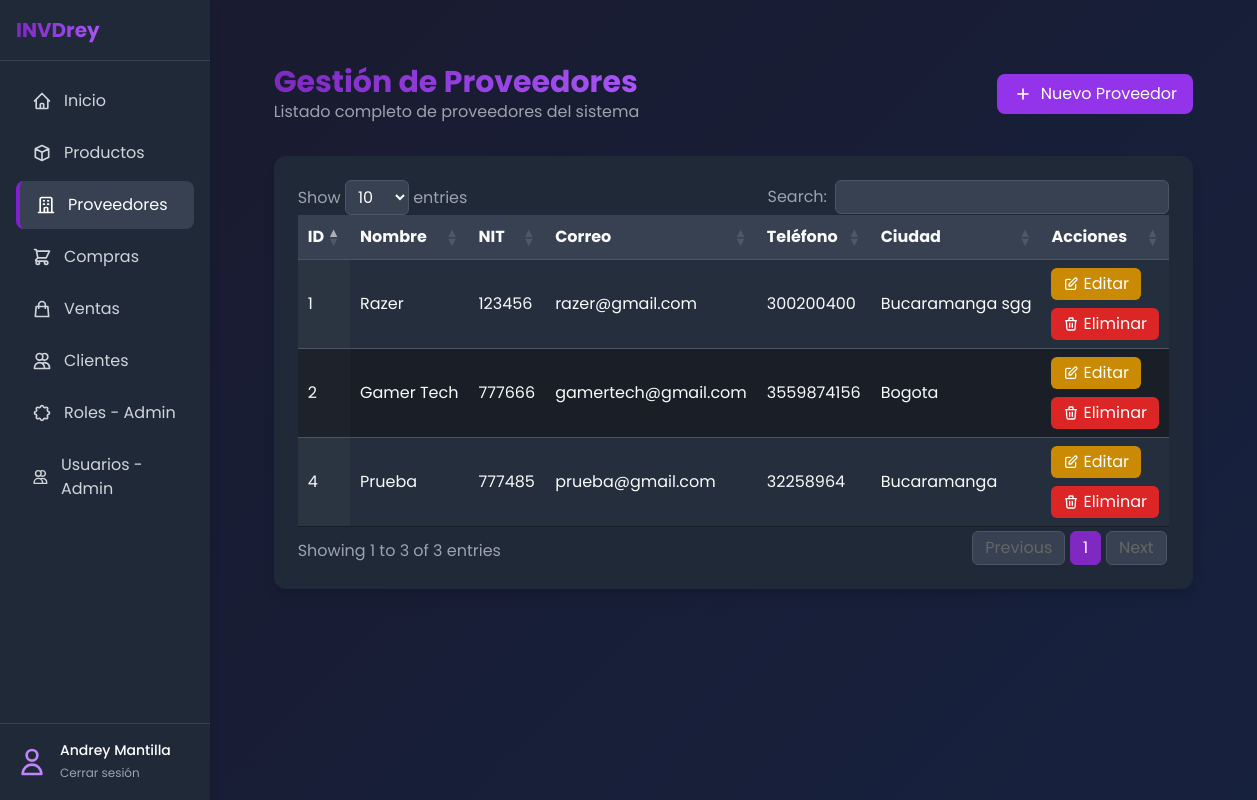
Page /Proveedores/proveedores_READ.php (signed in) on the committed database.
### tables this page shows
CREATE TABLE `proveedores` (
  `id` int(11) NOT NULL,
  `nombre` varchar(200) NOT NULL,
  `NIT` varchar(100) NOT NULL,
  `correo` varchar(100) NOT NULL,
  `telefono` varchar(100) DEFAULT NULL,
  `ciudad` varchar(100) NOT NULL,
  `estado` tinyint(4) NOT NULL DEFAULT 1
);

### Proveedores/proveedores_READ.php (the view, shortened to what this page needs)
<?php
include '../conexion.php';
$id_rol = $_SESSION['id_rol'];
$sql = "SELECT * FROM proveedores WHERE estado = 1";
$stmt = $conn->prepare($sql);
$stmt->execute();
$result = $stmt->get_result();
?>
<!DOCTYPE html>
<html lang="es" class="dark">
<head>
    <script src="https://cdn.tailwindcss.com"></script>
    <link rel="stylesheet" href="https://cdn.datatables.net/1.11.5/css/jquery.dataTables.min.css">
    <link rel="stylesheet" href="https://cdn.datatables.net/responsive/2.4.1/css/responsive.dataTables.min.css">
    <link rel="stylesheet" href="../styles/Styles.css">
    <link rel="stylesheet" href="../styles/Datatable.css">
    <link rel="stylesheet" href="../styles/Sidebar.css">
</head>
<body class="min-h-screen text-gray-100 bg-gray-900">
    <div class="flex h-screen">
        <div class="sidebar w-64 bg-gray-800 shadow-lg flex flex-col">
            <div class="p-4 border-b border-gray-700">
                <div class="flex items-center space-x-2">
                    <span class="text-xl font-bold gradient-text">INVDrey</span>
                </div>
            </div>
            <div class="flex-1 overflow-y-auto py-4">
                <nav class="space-y-1 px-4">
                    <a href="../inicio.php" class="sidebar-link flex items-center px-4 py-3 text-gray-300 hover:text-white hover:bg-gray-700 rounded-lg">
                        Inicio
                    </a>
                    <a href="../productos/productos_READ.php" class="sidebar-link flex items-center px-4 py-3 text-gray-300 hover:text-white hover:bg-gray-700 rounded-lg">
                        <svg xmlns="http://www.w3.org/2000/svg" class="h-5 w-5 mr-3" fill="none" viewBox="0 0 24 24" stroke="currentColor">
                            <path stroke-linecap="round" stroke-linejoin="round" stroke-width="2" d="M20 7l-8-4-8 4m16 0l-8 4m8-4v10l-8 4m0-10L4 7m8 4v10M4 7v10l8 4" />
                        </svg>
                        Productos
                    </a>
                    <a href="../proveedores/proveedores_READ.php" class="sidebar-link flex items-center px-4 py-3 text-white bg-gray-700 rounded-lg active-link">
                        Proveedores
                    </a>
                    <a href="../Compras/compras_READ.php" class="sidebar-link flex items-center px-4 py-3 text-gray-300 hover:text-white hover:bg-gray-700 rounded-lg">
                        Compras
                    </a>
                    <a href="../ventas/ventas_READ.php" class="sidebar-link flex items-center px-4 py-3 text-gray-300 hover:text-white hover:bg-gray-700 rounded-lg">
                        <svg xmlns="http://www.w3.org/2000/svg" class="h-5 w-5 mr-3" fill="none" viewBox="0 0 24 24" stroke="currentColor">
                            <path stroke-linecap="round" stroke-linejoin="round" stroke-width="2" d="M16 11V7a4 4 0 00-8 0v4M5 9h14l1 12H4L5 9z" />
                        </svg>
                        Ventas
                    </a>
                    <a href="../clientes/clientes_READ.php" class="sidebar-link flex items-center px-4 py-3 text-gray-300 hover:text-white hover:bg-gray-700 rounded-lg">
                        <svg xmlns="http://www.w3.org/2000/svg" class="h-5 w-5 mr-3" fill="none" viewBox="0 0 24 24" stroke="currentColor">
                            <path stroke-linecap="round" stroke-linejoin="round" stroke-width="2" d="M12 4.354a4 4 0 110 5.292M15 21H3v-1a6 6 0 0112 0v1zm0 0h6v-1a6 6 0 00-9-5.197M13 7a4 4 0 11-8 0 4 4 0 018 0z" />
                        </svg>
                        Clientes
                    </a>
                    <?php if ($id_rol == 1 || $id_rol == 2): ?>
                        <a href="../roles/roles_READ.php" class="sidebar-link flex items-center px-4 py-3 text-gray-300 hover:text-white hover:bg-gray-700 rounded-lg">
                        Roles - Admin
                    </a>
                    <?php endif; ?>
                     <?php if ($id_rol == 1 || $id_rol == 2): ?>
                        <a href="../Usuarios/usuarios_READ.php" class="sidebar-link flex items-center px-4 py-3 text-gray-300 hover:text-white hover:bg-gray-700 rounded-lg">
                        <svg xmlns="http://www.w3.org/2000/svg" class="h-5 w-5 mr-3" fill="none" viewBox="0 0 24 24" stroke="currentColor">
                            <path stroke-linecap="round" stroke-linejoin="round" stroke-width="2" d="M12 4.354a4 4 0 110 5.292M15 21H3v-1a6 6 0 0112 0v1zm0 0h6v-1a6 6 0 00-9-5.197M13 7a4 4 0 11-8 0 4 4 0 018 0z" />
                        </svg>
                        Usuarios - Admin
                    </a>
                    <?php endif; ?>
                </nav>
            </div>
            <div class="p-4 border-t border-gray-700">
                <div class="flex items-center space-x-3">
                    <div class="flex-shrink-0">
                        <svg xmlns="http://www.w3.org/2000/svg" class="h-8 w-8 text-purple-400" fill="none" viewBox="0 0 24 24" stroke="currentColor">
                            <path stroke-linecap="round" stroke-linejoin="round" stroke-width="2" d="M16 7a4 4 0 11-8 0 4 4 0 018 0zM12 14a7 7 0 00-7 7h14a7 7 0 00-7-7z" />
                        </svg>
                    </div>
                    <div>
                        <p class="text-sm font-medium text-white"><?php echo $_SESSION['usuario']; ?></p>
                        <a href="../logout.php" class="text-xs text-gray-400 hover:text-purple-400">Cerrar sesión</a>
                    </div>
                </div>
            </div>
        </div>
    <div class="max-w-7xl mx-auto px-4 sm:px-6 lg:px-8 py-8">
        <div class="max-w-7xl mx-auto px-4 sm:px-6 lg:px-8 py-8">
                <div class="flex flex-col sm:flex-row justify-between items-start sm:items-center mb-8 gap-4">
            <div>
                <h1 class="text-2xl sm:text-3xl font-bold gradient-text">Gestión de Proveedores</h1>
                <p class="text-gray-400">Listado completo de proveedores del sistema</p>
            </div>
            <?php if ($id_rol == 1 || $id_rol == 2 || $id_rol == 5): ?>
            <a href="proveedores_CREATE.php" class="btn-action flex items-center px-4 py-2 bg-purple-600 text-white rounded-lg hover:bg-purple-700 w-full sm:w-auto justify-center">
                <svg xmlns="http://www.w3.org/2000/svg" class="h-5 w-5 sm:mr-2" fill="none" viewBox="0 0 24 24" stroke="currentColor">
                    <path stroke-linecap="round" stroke-linejoin="round" stroke-width="2" d="M12 6v6m0 0v6m0-6h6m-6 0H6" />
                </svg>
                <span class="hidden sm:inline">Nuevo Proveedor</span>
            </a>
            <?php endif; ?>
        </div>
                        <div class="bg-gray-800 rounded-xl shadow-lg overflow-hidden">
                            <div class="p-4 sm:p-6">
                                <table id="proveedoresTable" class="w-full display responsive nowrap" style="width:100%">
                                    <thead class="bg-gray-700">
                                        <tr>
                                            <th>ID</th>
                                            <th>Nombre</th>
                                            <th>NIT</th>
                                            <th>Correo</th>
                                            <th>Teléfono</th>
                                            <th>Ciudad</th>
                                            <?php if ($id_rol == 1 || $id_rol == 2 || $id_rol == 5): ?>
                                            <th data-priority="1">Acciones</th>
                                            <?php endif; ?>
                                        </tr>
                                    </thead>
                                    <tbody>
                                        <?php while ($row = $result->fetch_assoc()): ?>
                                        <tr>
                                            <td><?php echo $row['id'] ?></td>
                                            <td><?php echo $row['nombre'] ?></td>
                                            <td><?php echo $row['NIT'] ?></td>
                                            <td><?php echo $row['correo'] ?></td>
                                            <td><?php echo $row['telefono'] ?></td>
                                            <td><?php echo $row['ciudad'] ?></td>
                                            <?php if ($id_rol == 1 || $id_rol == 2 || $id_rol == 5): ?>
                                            <td>
                                                <div class="flex flex-wrap gap-2">
                                                    <a href="proveedores_UPDATE.php?id=<?php echo $row['id']; ?>"
                                                    class="btn-action flex items-center px-3 py-1 bg-yellow-600 text-white rounded-md hover:bg-yellow-700 relative"
                                                    data-tooltip="Editar">
                                                        <svg xmlns="http://www.w3.org/2000/svg" class="h-4 w-4 sm:mr-1" fill="none" viewBox="0 0 24 24" stroke="currentColor">
                                                            <path stroke-linecap="round" stroke-linejoin="round" stroke-width="2" d="M11 5H6a2 2 0 00-2 2v11a2 2 0 002 2h11a2 2 0 002-2v-5m-1.414-9.414a2 2 0 112.828 2.828L11.828 15H9v-2.828l8.586-8.586z" />
                                                        </svg>
                                                        <span class="hidden sm:inline">Editar</span>
                                                    </a>
                                                    <a href="#"
                                                        class="btn-action flex items-center px-3 py-1 bg-red-600 text-white rounded-md hover:bg-red-700 relative"
                                                        data-tooltip="Eliminar"
                                                        onclick="confirmDelete(<?php echo $row['id']; ?>)">
                                                        <span class="hidden sm:inline">Eliminar</span>
                                                    </a>
                                                </div>
                                            </td>
                                            <?php endif; ?>
                                        </tr>
                                        <?php endwhile; ?>
                                    </tbody>
                            </table>
                        </div>
                    </div>
               </div>
          </div>
      </div>
</body>
</html>

### styles/Styles.css (style rules this page uses)
body { font-family: 'Poppins', sans-serif; background: linear-gradient(135deg, #1a1a2e 0%, #16213e 100%); }
.gradient-text { background: linear-gradient(90deg, #7f29c2 0%, #a855f7 100%); -webkit-background-clip: text; background-clip: text; color: transparent; }
.btn-action { transition: all 0.2s ease; }

### styles/Datatable.css (style rules this page uses)
.dataTables_wrapper .dataTable { width: 100% !important; background-color: #1F2937 !important; color: #FAFAFA !important; border-collapse: collapse !important; }
.dataTables_wrapper .dataTable td, .dataTables_wrapper .dataTable th { background-color: transparent !important; color: #FAFAFA !important; border-color: #4B5563 !important; }
.dataTables_wrapper .dataTable tbody tr.odd td { background-color: #1F2937 !important; }
.dataTables_wrapper .dataTable tbody tr.even td { background-color: #1A1E27 !important; }

### styles/Sidebar.css (style rules this page uses)
.sidebar { transition: all 0.3s ease; }
.sidebar-link { transition: all 0.2s ease; }
.active-link { background-color: #4B5563; border-left: 4px solid #7e22ce; }

### rows in the picture
proveedores: id "1", nombre "Razer", NIT "123456", correo "razer@gmail.com", telefono "300200400", ciudad "Bucaramanga sgg"
proveedores: id "2", nombre "Gamer Tech", NIT "777666", correo "gamertech@gmail.com", telefono "3559874156", ciudad "Bogota"
proveedores: id "4", nombre "Prueba", NIT "777485", correo "prueba@gmail.com", telefono "32258964", ciudad "Bucaramanga"

### other values in the picture
$_SESSION['usuario'] "Andrey Mantilla"
